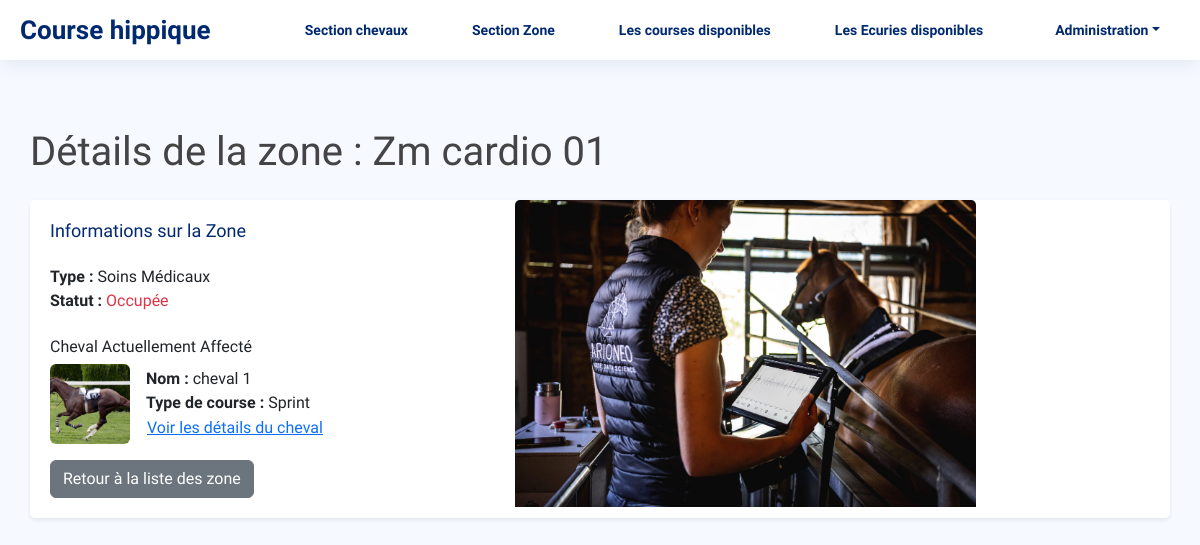
Screenshot of /zones/1/ with the database file from the repository.
### hippodrome/models.py (models this page shows, shortened)
class Zone(models.Model):
    ZONE_TYPES = [
        ('Nettoyage', 'Nettoyage'),
        ('Soins Médicaux', 'Soins Médicaux'),
        ('Entraînement', 'Entraînement'),
    ]
    name = models.CharField(max_length=100)
    type = models.CharField(max_length=50, choices=ZONE_TYPES)
    cheval = models.OneToOneField(Cheval, on_delete=models.SET_NULL, null=True, blank=True)
    image = models.ImageField(upload_to='image_zone/', blank=True, null=True)
    def is_occupied(self):
        return self.cheval is not None

class Cheval(models.Model):
    name = models.CharField(max_length=100)  # Nom du cheval
    age = models.PositiveIntegerField()  # Âge du cheval
    race_type = models.CharField(
        max_length=50,
        choices=[
            ('Sprint', 'Sprint'),
            ('Obstacle', 'Obstacle'),
            ('Endurance', 'Endurance'),
        ]
    )
    jockey = models.ForeignKey(
        Jockey, on_delete=models.SET_NULL, null=True, blank=True
    )
    ecurie = models.ForeignKey(Ecurie, on_delete=models.SET_NULL, null=True, blank=True, related_name='chevaux')
    photo = models.ImageField(upload_to='chevaux/', blank=True, null=True)  # Photo du cheval

### hippodrome/views.py (the view)
# urls.py: path('zones/<int:zone_id>/', views.zone_detail, name='zone_detail'),
def zone_detail(request, zone_id):
    zone = get_object_or_404(Zone, id=zone_id)  # Récupère une zone par son ID ou renvoie une erreur 404
    return render(request, 'hippodrome/zone_detail.html', {'zone': zone})  # Passe la zone au template

### templates/hippodrome/zone_detail.html (shortened to what this page needs)
{% extends 'base.html' %}
{% block main %}
<main id="main" class="main">
    <section class="section dashboard">
        <div class="row">
            <div class="container py-5">
                <h1 class="mb-4">Détails de la zone : {{ zone.name }}</h1>
                <div class="card shadow-sm">
                    <div class="row">
                    <div class="col-md-5">
                        <div class="card-body">
                    <h5 class="card-title">Informations sur la Zone</h5>
                    <p class="card-text">
                        <strong>Type :</strong> {{ zone.get_type_display }}<br>
                        <strong>Statut :</strong>
                        {% if zone.is_occupied %}
                            <span class="text-danger">Occupée</span>
                        {% else %}
                            <span class="text-success">Disponible</span>
                        {% endif %}
                    </p>
                    {% if zone.cheval %}
                        <h6 class="mt-4">Cheval Actuellement Affecté</h6>
                        <div class="d-flex align-items-center">
                            <img src="{{ zone.cheval.photo.url }}" alt="{{ zone.cheval.name }}" class="rounded me-3" style="width: 80px; height: 80px; object-fit: cover;">
                            <div>
                                <p class="mb-0"><strong>Nom :</strong> {{ zone.cheval.name }}</p>
                                <p class="mb-0"><strong>Type de course :</strong> {{ zone.cheval.get_race_type_display }}</p>
                                <a href="{% url 'hippodrome:cheval_detail' zone.cheval.id %}" class="btn btn-link p-0">Voir les détails du cheval</a>
                            </div>
                        </div>
                    {% else %}
                        <p class="text-muted mt-4">Aucun cheval n'est actuellement affecté à cette zone.</p>
                    {% endif %}
                    <a href="{% url 'hippodrome:zone_list' %}" class="btn btn-secondary mt-3">Retour à la liste des zone</a>
                </div>
                    </div>
                    <div class="col-md-5">
                            {% if zone.image %}
                            <img src="{{ zone.image.url }}" class="card-img-top" alt="Image de {{ zone.name }}">
                            {% endif %}
                        </div>
                    </div>
                </div>
            </div>
        </div>
    </section>
</main>
{% endblock %}

### static/css/style.css (style rules this page uses)
:root { scroll-behavior: smooth; }
body { font-family: "Birthstone", cursive; background: #f6f9ff; color: #444444; }
a { color: #4154f1; text-decoration: none; }
h1, h2, h3, h4, h5, h6 { font-family: "Birthstone", cursive; }
#main { margin-top: 60px; padding: 20px 30px; transition: all 0.3s; }
.card { margin-bottom: 30px; border: none; border-radius: 5px; box-shadow: 0px 0 30px rgba(1, 41, 112, 0.1); }
.card-title { padding: 20px 0 15px 0; font-size: 18px; font-weight: 500; color: #012970; font-family: "Birthstone", cursive; }
.card-body { padding: 0 20px 20px 20px; }

### rows the page displays
Zone: name "Zm cardio 01", type "Soins Médicaux", cheval.photo (picture), cheval.name "cheval 1", cheval.race_type "Sprint", image (picture)
